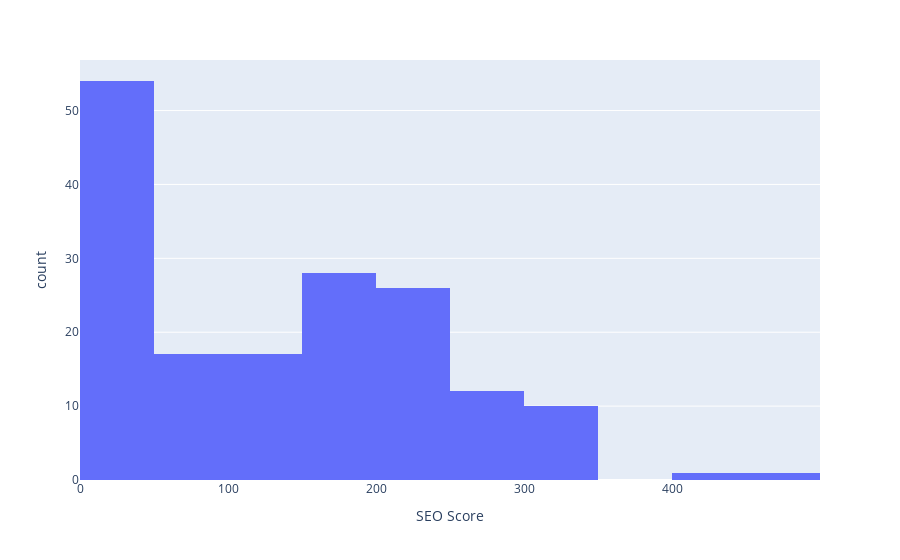

Here is the notebook cell this chart was saved with:
### Code cell
# 1. Histogram of SEO scores
fig1 = px.histogram(df, x="SEO Score")
fig1.write_html("../../fam-report-site/public/Web-Analytics/seo_histogram.html")
fig1.show()

### Figure 1 — Plotly figure (JSON) as saved in the notebook; plotly's stock layout.template omitted (floating-point values rounded to 4 significant figures; data arrays with more than 128 entries replaced by an {"elided": "..."} marker saying what was removed)
{"data": [{"alignmentgroup": "True", "bingroup": "x", "hovertemplate": "SEO Score=%{x}<br>count=%{y}<extra></extra>", "legendgroup": "", "marker": {"color": "#636efa", "pattern": {"shape": ""}}, "name": "", "offsetgroup": "", "orientation": "v", "showlegend": false, "type": "histogram", "x": {"elided": "166 int values"}, "xaxis": "x", "yaxis": "y"}], "layout": {"barmode": "relative", "legend": {"tracegroupgap": 0}, "margin": {"t": 60}, "xaxis": {"anchor": "y", "domain": [0, 1], "title": {"text": "SEO Score"}}, "yaxis": {"anchor": "x", "domain": [0, 1], "title": {"text": "count"}}}}
